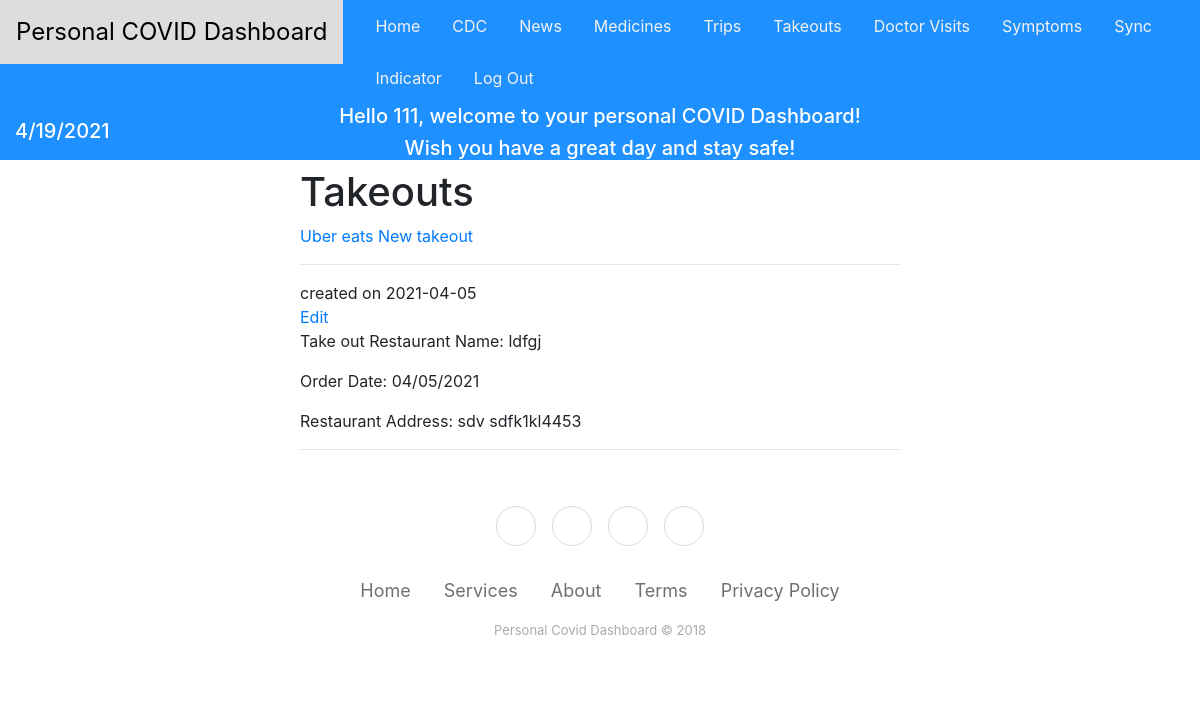
/takeout/ (signed in), run on an earlier commit of the app's database.
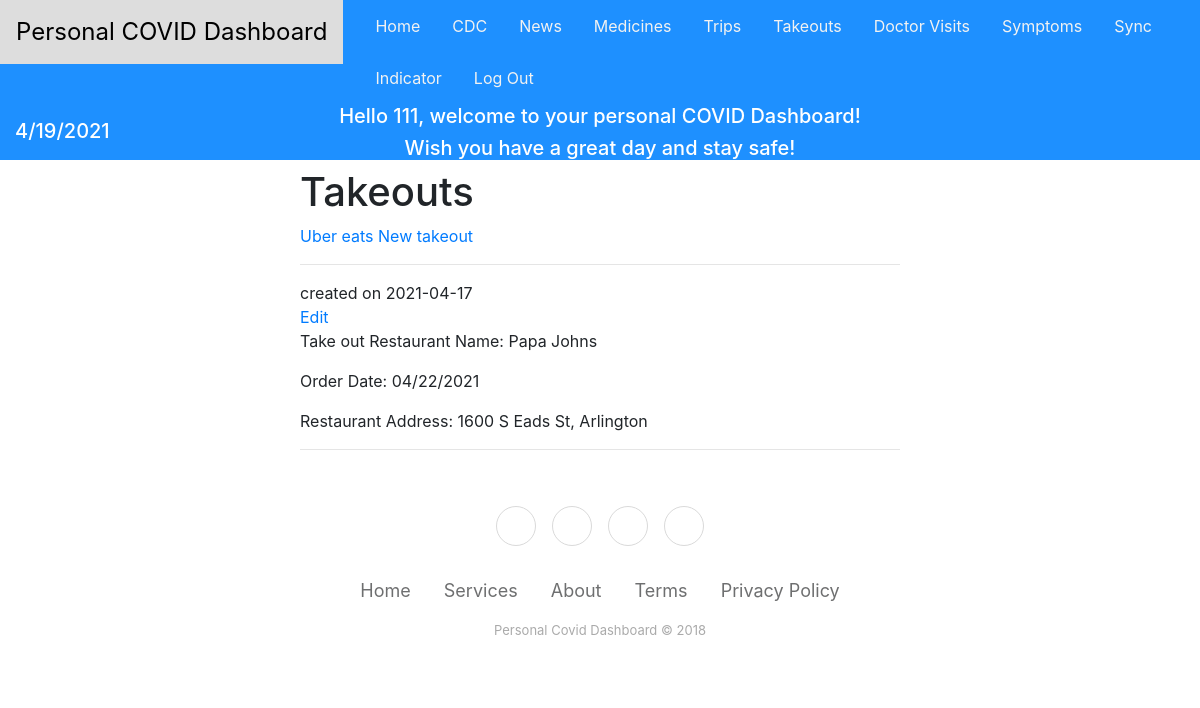
And on a later commit of the database.
### tables this page shows
CREATE TABLE takeout (
  id INTEGER PRIMARY KEY AUTOINCREMENT,
  author_id INTEGER NOT NULL,
  created TIMESTAMP NOT NULL DEFAULT CURRENT_TIMESTAMP,
  rest_name TEXT NOT NULL,
  rest_address TEXT NOT NULL,
  order_date TEXT NOT NULL,
  FOREIGN KEY (author_id) REFERENCES user (id)
);

### dashboard/auth.py (called while the page is built)
@bp.before_app_request
def load_logged_in_user():
    user_id = session.get('user_id')
    if user_id is None:
        g.user = None
    else:
        g.user = get_db().execute(
            'SELECT * FROM user WHERE id = ?', (user_id,)
        ).fetchone()

### dashboard/db.py (called while the page is built)
def get_db():
    if 'db' not in g:
        g.db = sqlite3.connect(
            current_app.config['DATABASE'],
            detect_types=sqlite3.PARSE_DECLTYPES
        )
        g.db.row_factory = sqlite3.Row
    return g.db

### dashboard/takeout.py (called while the page is built)
@bp.route('/')
def index():
    db = get_db()
    takeouts = db.execute(
        'SELECT t.id, rest_name, rest_address, order_date, created, author_id, username'
        ' FROM takeout t JOIN user u ON t.author_id = u.id'
        ' ORDER BY created DESC'
    ).fetchall()
    return render_template('takeout/takeoutIndex.html', takeouts=takeouts)

### dashboard/templates/takeout/takeoutIndex.html (shortened to what this page needs)
{% extends 'base.html' %}
{% block content %}
  <h1>Takeouts</h1>
  <a class="action" href="https://auth.uber.com/login/?breeze_local_zone=dca11&next_url=https%3A%2F%2Fwww.ubereats.com%2Flogin-redirect%2F%3Fmarketing_vistor_id%3Dcfcfa52e-0635-483d-bec3-46afed804ee5%26redirect%3D%252F&state=zlNzVuc_4TkkGNU72hJCoZf-V_nMBSowYLelVl9ObIE%3D">Uber eats</a>
  <a class="action" href="{{ url_for('takeout.create') }}">New takeout</a>
  <hr>
  {% for takeout in takeouts %}
    {% if g.user['id'] == takeout['author_id'] %}
        <article class="takeout">
        <header>
            <div>
            <div class="about">created on {{ takeout['created'].strftime('%Y-%m-%d') }}</div>
            </div>
            <a class="action" href="{{ url_for('takeout.update', id=takeout['id']) }}">Edit</a>
        </header>
            <p>Take out Restaurant Name: {{ takeout['rest_name'] }}</p>
            <p class="body">Order Date: {{ takeout['order_date'] }}</p>
            <p class="body">Restaurant Address: {{ takeout['rest_address'] }}</p>
        </article>
        <hr>
    {% endif %}
  {% endfor %}
{% endblock %}

What changed in the data, as far as the page shows it:
removed takeout: created "2021-04-05", rest_name "ldfgj", order_date "04/05/2021", rest_address "sdv sdfk1kl4453"
added takeout: created "2021-04-17", rest_name "Papa Johns", order_date "04/22/2021", rest_address "1600 S Eads St, Arlington"
